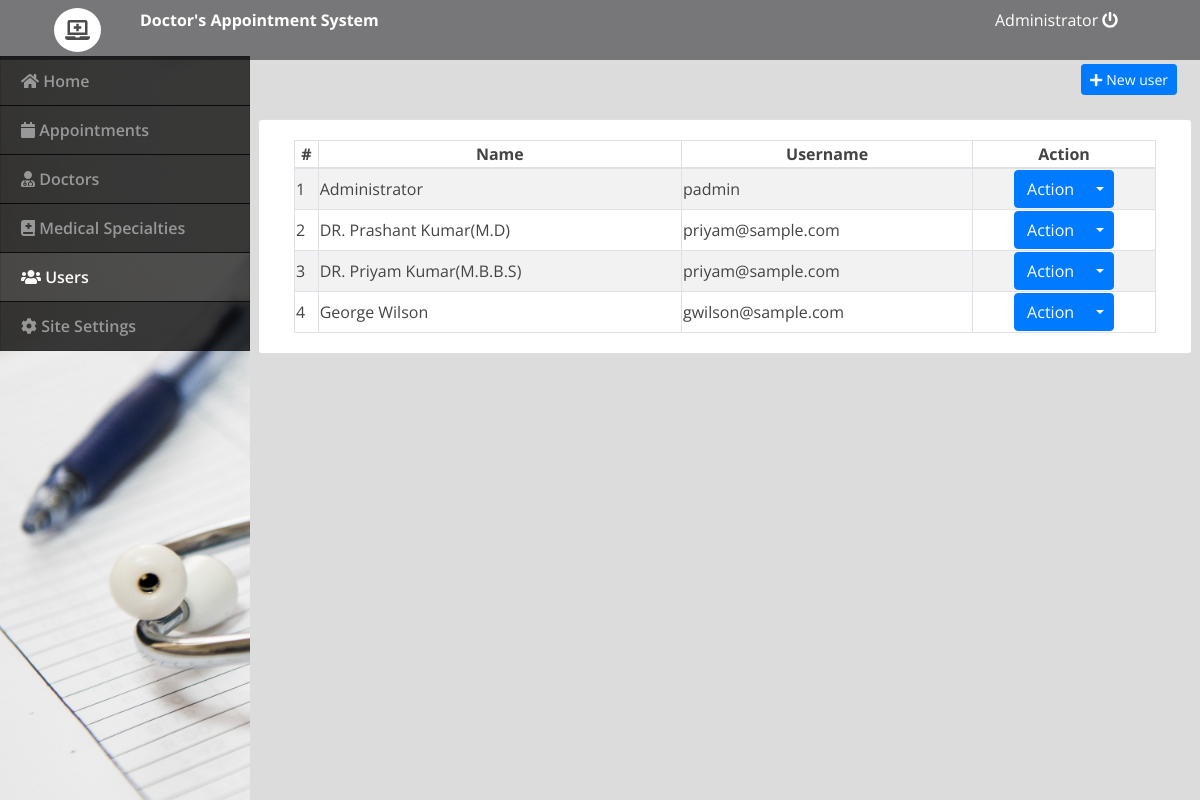
Page /admin/index.php?page=users (signed in) on the committed database.
### tables this page shows
CREATE TABLE `users` (
  `id` int(30) NOT NULL,
  `doctor_id` int(30) NOT NULL,
  `name` varchar(200) NOT NULL,
  `address` text NOT NULL,
  `contact` text NOT NULL,
  `username` varchar(100) NOT NULL,
  `password` varchar(200) NOT NULL,
  `type` tinyint(1) NOT NULL DEFAULT 2 COMMENT '1=admin , 2 = doctor,3=patient'
);

### admin/users.php (the view, shortened to what this page needs)
<div class="container-fluid">
	<div class="row">
	<div class="col-lg-12">
			<button class="btn btn-primary float-right btn-sm" id="new_user"><i class="fa fa-plus"></i> New user</button>
	</div>
	</div>
	<br>
	<div class="row">
		<div class="card col-lg-12">
			<div class="card-body">
				<table class="table-striped table-bordered col-md-12">
			<thead>
				<tr>
					<th class="text-center">#</th>
					<th class="text-center">Name</th>
					<th class="text-center">Username</th>
					<th class="text-center">Action</th>
				</tr>
			</thead>
			<tbody>
				<?php
 					include 'db_connect.php';
 					$users = $conn->query("SELECT * FROM users order by name asc");
 					$i = 1;
 					while($row= $users->fetch_assoc()):
				 ?>
				 <tr>
				 	<td>
				 		<?php echo $i++ ?>
				 	</td>
				 	<td>
				 		<?php echo $row['name'] ?>
				 	</td>
				 	<td>
				 		<?php echo $row['username'] ?>
				 	</td>
				 	<td>
				 		<center>
								<div class="btn-group">
								  <button type="button" class="btn btn-primary">Action</button>
								  <button type="button" class="btn btn-primary dropdown-toggle dropdown-toggle-split" data-toggle="dropdown" aria-haspopup="true" aria-expanded="false">
								  </button>
								</div>
								</center>
				 	</td>
				 </tr>
				<?php endwhile; ?>
			</tbody>
		</table>
			</div>
		</div>
	</div>
</div>

### admin/assets/css/style.css (style rules this page uses)
body { font-family: "Open Sans", sans-serif; color: #444444; width: 100%; height: calc(100%); }

### admin/index.php (style rules this page uses)
body { background: #80808045; }

### rows in the picture
users: name "Administrator", username "padmin"
users: name "DR. Prashant Kumar(M.D)", username "priyam@sample.com"
users: name "DR. Priyam Kumar(M.B.B.S)", username "priyam@sample.com"
users: name "George Wilson", username "gwilson@sample.com"

### other values in the picture
$_SESSION['login_name'] "Administrator"
